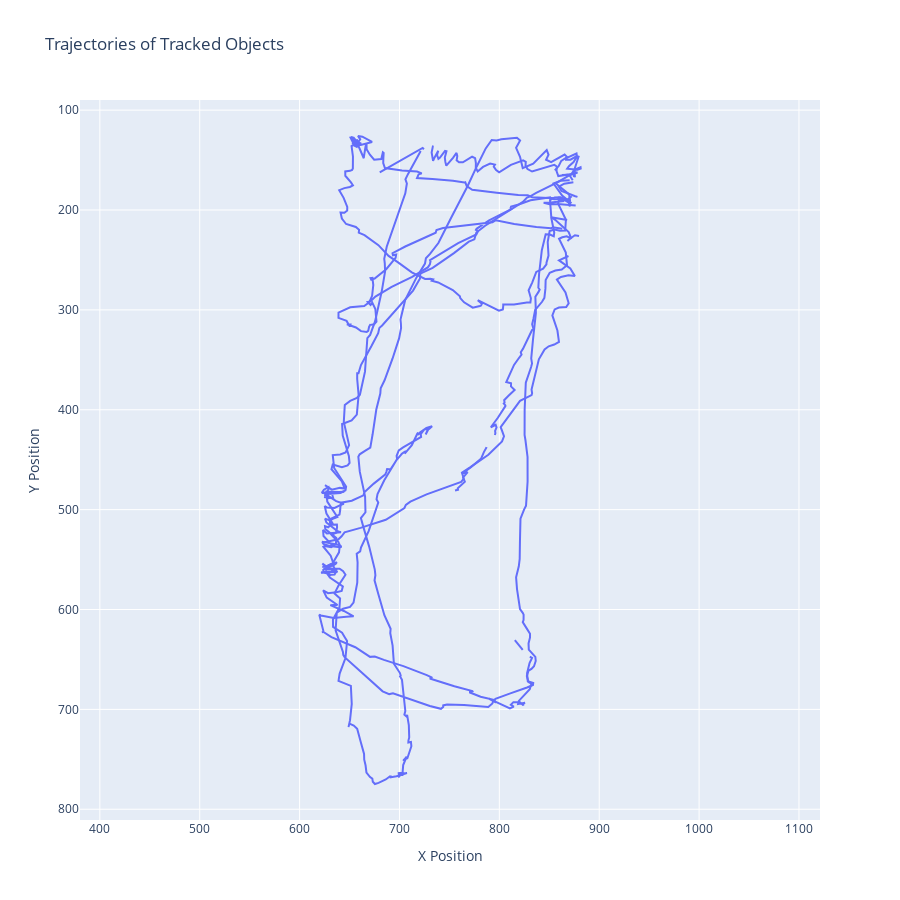

Write notebook code for a chart like this one.
### Code cell
fig = go.Figure()

for i in range(x_pos.shape[0]):
    fig.add_trace(go.Scatter(
        x=x_pos[i], 
        y=y_pos[i], 
        mode='lines', 
        name=f'Track {i}'
    ))

fig.update_layout(
    title='Trajectories of Tracked Objects',
    xaxis_title='X Position',
    yaxis_title='Y Position',
    yaxis=dict(
        autorange="reversed", # Invert Y axis to match image coordinates
        scaleanchor="x",      # Link y-axis scale to x-axis
        scaleratio=1          # Ensure 1:1 aspect ratio
    ),
    width=900,
    height=900
)

fig.show()

### Figure 1 — Plotly figure (JSON) as saved in the notebook; plotly's stock layout.template omitted (floating-point values rounded to 4 significant figures; data arrays with more than 128 entries replaced by an {"elided": "..."} marker saying what was removed)
{"data": [{"mode": "lines", "name": "Track 0", "type": "scatter", "x": {"elided": "1000 float values"}, "y": {"elided": "1000 float values"}}], "layout": {"height": 900, "title": {"text": "Trajectories of Tracked Objects"}, "width": 900, "xaxis": {"title": {"text": "X Position"}}, "yaxis": {"autorange": "reversed", "scaleanchor": "x", "scaleratio": 1, "title": {"text": "Y Position"}}}}
